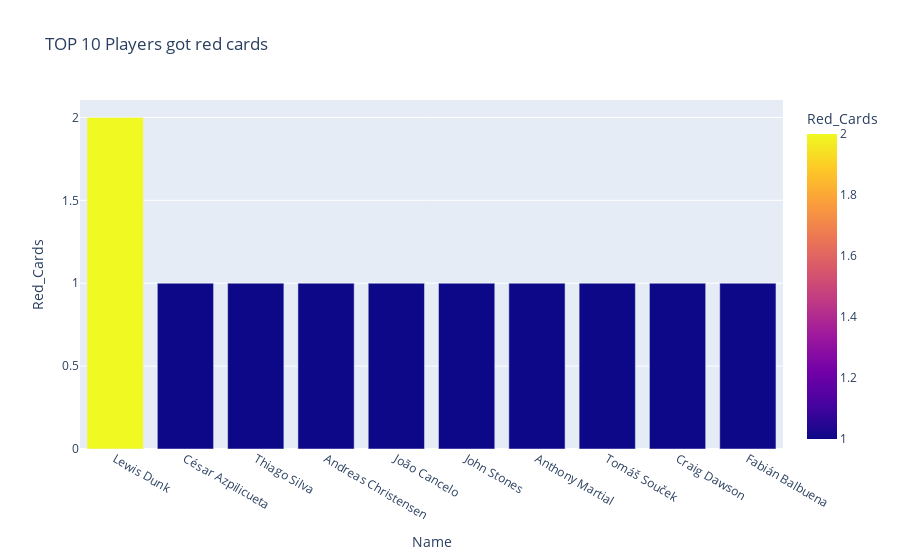

Notebook source saved alongside this figure:
### Code cell
#TOP 10 Players got red cards
fig_red=px.bar(data.nlargest(10,'Red_Cards')[['Name','Red_Cards']],
          x='Name',y='Red_Cards',color='Red_Cards',title='TOP 10 Players got red cards')
fig_red.show()

### Figure 1 — Plotly figure (JSON) as saved in the notebook; plotly's stock layout.template omitted (floating-point values rounded to 4 significant figures)
{"data": [{"alignmentgroup": "True", "hovertemplate": "Name=%{x}<br>Red_Cards=%{marker.color}<extra></extra>", "legendgroup": "", "marker": {"color": [2, 1, 1, 1, 1, 1, 1, 1, 1, 1], "coloraxis": "coloraxis"}, "name": "", "offsetgroup": "", "orientation": "v", "showlegend": false, "textposition": "auto", "type": "bar", "x": ["Lewis Dunk", "César Azpilicueta", "Thiago Silva", "Andreas Christensen", "João Cancelo", "John Stones", "Anthony Martial", "Tomáš Souček", "Craig Dawson", "Fabián Balbuena"], "xaxis": "x", "y": [2, 1, 1, 1, 1, 1, 1, 1, 1, 1], "yaxis": "y"}], "layout": {"barmode": "relative", "coloraxis": {"colorbar": {"title": {"text": "Red_Cards"}}, "colorscale": [[0, "#0d0887"], [0.1111, "#46039f"], [0.2222, "#7201a8"], [0.3333, "#9c179e"], [0.4444, "#bd3786"], [0.5556, "#d8576b"], [0.6667, "#ed7953"], [0.7778, "#fb9f3a"], [0.8889, "#fdca26"], [1, "#f0f921"]]}, "legend": {"tracegroupgap": 0}, "title": {"text": "TOP 10 Players got red cards"}, "xaxis": {"anchor": "y", "domain": [0, 1], "title": {"text": "Name"}}, "yaxis": {"anchor": "x", "domain": [0, 1], "title": {"text": "Red_Cards"}}}}
